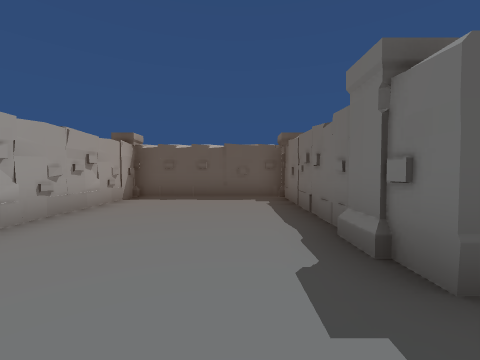
view 1 (above)

19 first-person views from a walk through a Unity game level. The camera is 1.5 m above the floor, tilts 2° down and sees 90° across. The floor is counted in squares, 2 m on a side. Each view is taken from the middle of a square. On the plan, view 1 faces up. The plan holds only what a view shows up to about 9 squares ahead; the rest is blank. The place goes on beyond the plan.

view 2
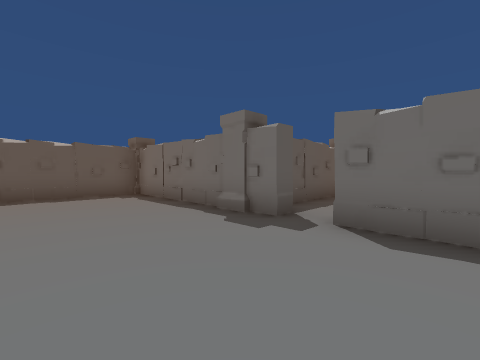

view 3
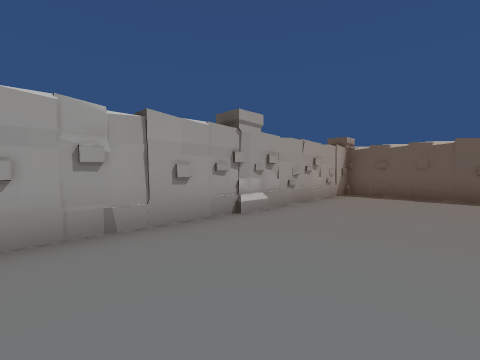

view 4
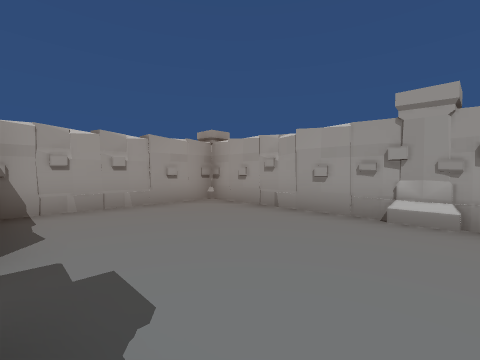

view 5
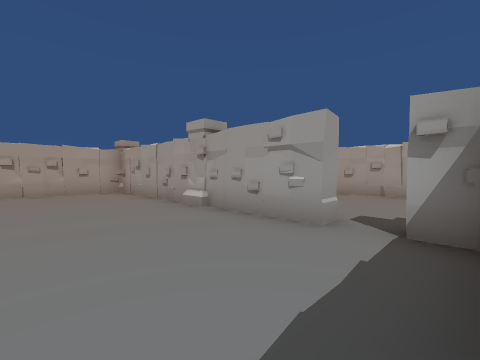

view 6
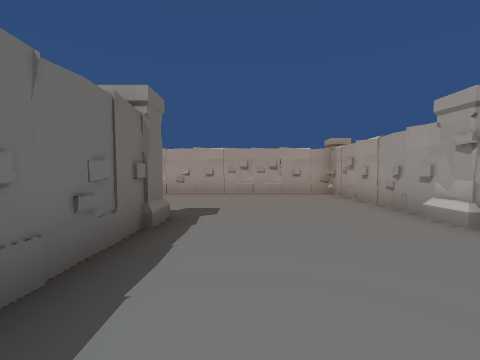

view 7
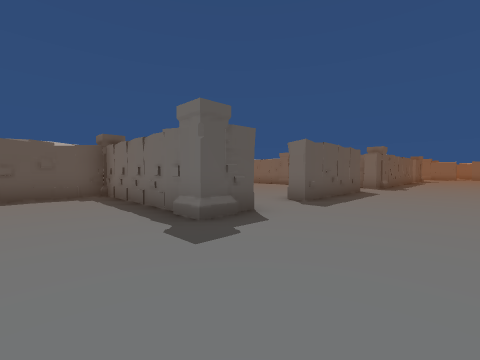

view 8
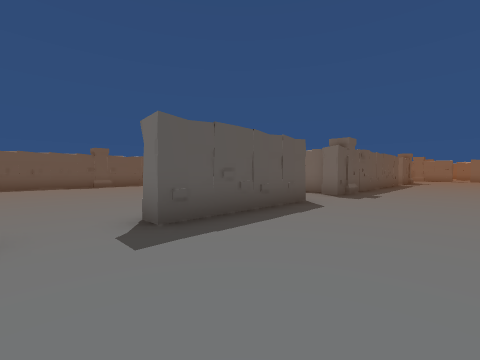

view 9
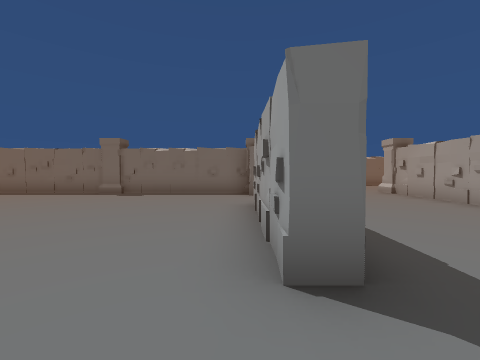

view 10
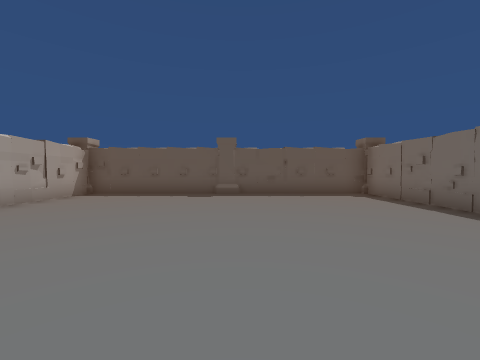

view 11
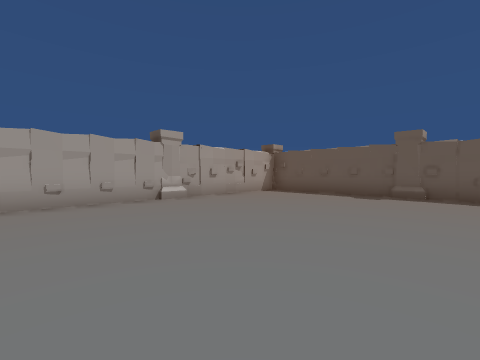

view 12
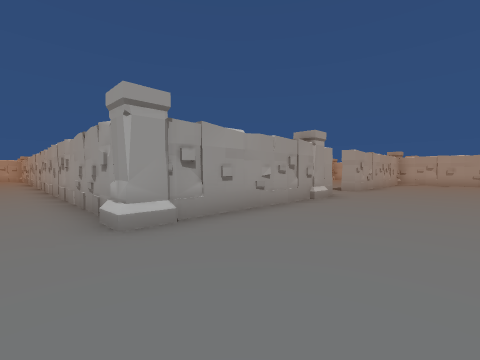

view 13
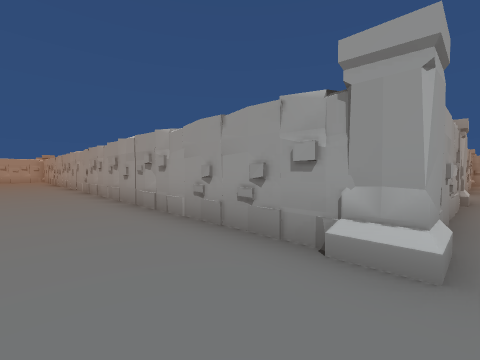

view 14
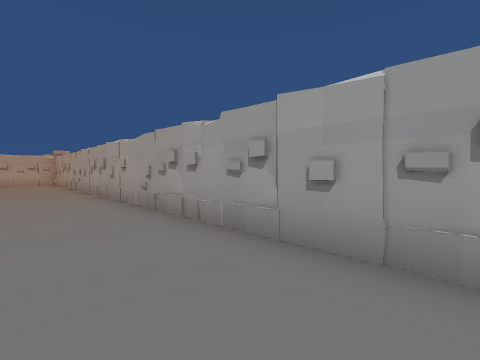

view 15
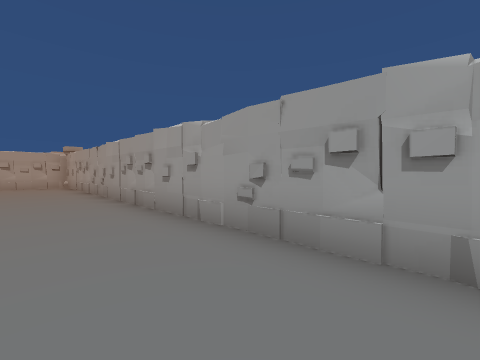

view 16
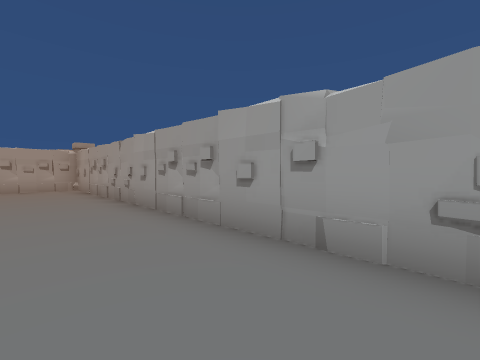

view 17
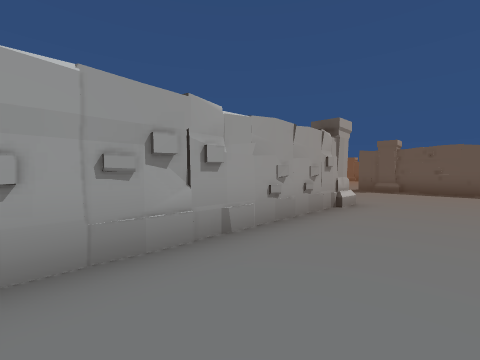

view 18
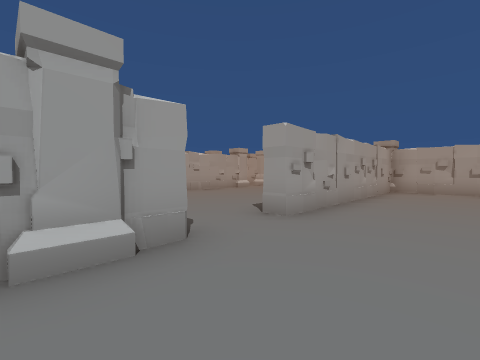

view 19
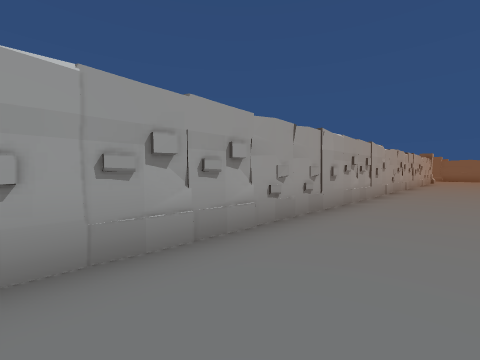

### Floor plan
Points are (right, up) in squares from view 1. A wall is a line through its corners. A room is listed if a view was taken in it or the views show most of it. See-through windows are left out.
Room 1 (views 1, 2, 3, 4)
walls: (1.3, 2.8) (1.3, 6.5); (-3.1, 4.4) (-3.3, 3); (-3.2, 6) (-3.2, -2.3) (1.1, -2.3); (1.3, -1.1) (1.3, 0.4); (1.3, 7.2) (-2.5, 7.2)
ways out: opening at (1.5, 1.5) to room 2
objects: other object (-4, 7) to (-3, 8); other object (-3, 2); other object (2, 2); other object (2, 7) to (2, 8)
Room 2 (views 5, 6, 7, 8, 9, 10, 11, 12, 13, 14, 15, 16, 17, 18, 19)
walls: (13.6, -2.8) (9.6, -2.8) (9.6, -2.3) (13.5, -2.3); (10.5, -7.3) (16.2, -7.3); (15.6, -7.3) (16.1, -7.4); (16.3, -2.4) (16.3, 7.2) (12.4, 7.2); (16.8, -8.6) (16.8, -27.5); (6.3, -2.2) (6.3, 2.2) (2.9, 2.2); (19.1, -2.8) (15.6, -2.8) (15.6, -2.3); (4.6, -7.3) (5.1, -7.4); (16.8, -11.5) (16.7, -12.1); (3.5, -7.3) (4, -7.4); (16.8, -13.5) (16.7, -14); (16.8, -15.5) (16.7, -16.1); (1.3, 0.4) (1.8, 0.4) (1.8, -7.3) (8.6, -7.3); (11.3, 7.2) (6.8, 7.2) (6.8, -1.1); (16.8, -19.5) (16.7, -20); (16.9, -20.6) (16.8, -21.1); (16.9, -23.7) (16.7, -25.1); (16.9, -25.6) (16.7, -26)
ways out: opening at (1.5, 1.5) to room 1; opening at (9.5, -8)
objects: other object (2, -3); other object (6, -3) to (7, -3); other object (7, 2); other object (12, -8); other object (12, 7); other object (17, -8); other object (17, -3)

Where each view was taken, in squares from view 1:
view 1: 0 up, 0 right, facing up
view 2: 1 down, 2 left, facing up-right
view 3: 1 down, 0 right, facing up-left
view 4: 3 up, 1 right, facing down-left
view 5: 2 up, 5 right, facing down-left
view 6: 1 up, 5 right, facing down
view 7: 6 down, 4 right, facing up-right
view 8: 6 down, 8 right, facing up-right
view 9: 2 down, 8 right, facing right
view 10: 1 down, 12 right, facing up
view 11: 1 down, 13 right, facing up-left
view 12: 4 down, 18 right, facing down-left
view 13: 7 down, 19 right, facing down-left
view 14: 12 down, 19 right, facing down-left
view 15: 15 down, 19 right, facing down-left
view 16: 17 down, 19 right, facing down-left
view 17: 13 down, 19 right, facing up-left
view 18: 5 down, 12 right, facing down-left
view 19: 27 down, 19 right, facing up-left
